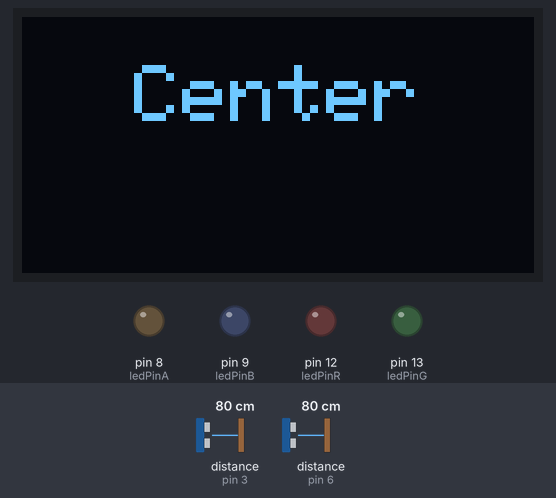
Recording of a sketch running on a simulated Arduino Uno, built with avr-gcc and run on an emulated ATmega328P. Parts: 128×64 one-colour display, output pins drawn as LEDs (lit = HIGH). Wiring (inferred from the names in the program): 2 × ultrasonic range finder: trigger pin 2, echo pin 3 / trigger pin 5, echo pin 6. The test bench sets the inputs (shaded band); at power-on: distance to the obstacle (sensors on pin 3, pin 6) 80 cm. The echo pulse lasts 58.3 µs per cm; pins used as bus, display or sensor lines are not drawn; what the sketch prints to the serial monitor is not drawn.

Above: at 1.3 s.
1.4 s: distance to the obstacle (sensor on pin 3) set to 54 cm
2.9 s: distance to the obstacle (sensor on pin 3) set to 47 cm
At 3.4 s:
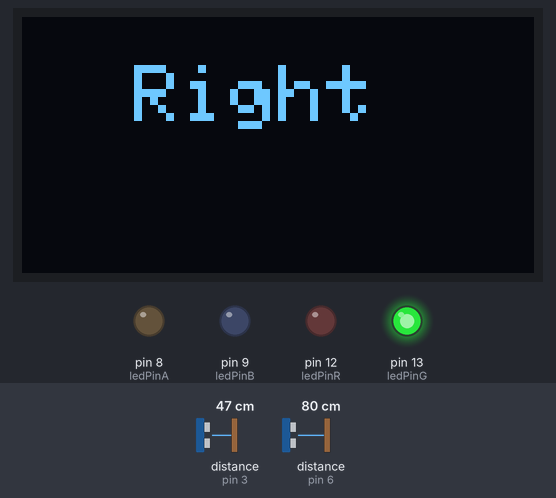
4.6 s: distance to the obstacle (sensor on pin 6) set to 56 cm
6.1 s: distance to the obstacle (sensor on pin 6) set to 49 cm
At 7.3 s:
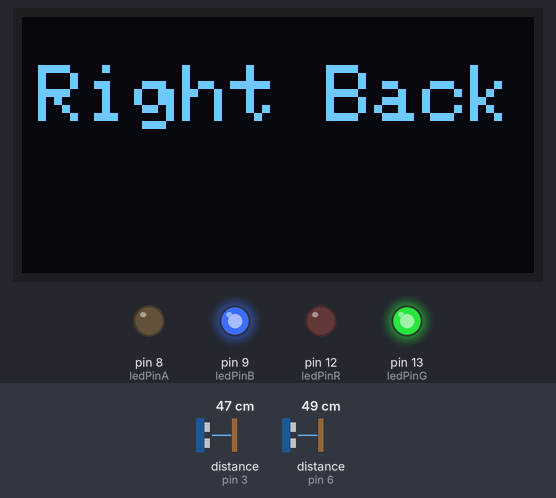
7.7 s: distance to the obstacle (sensor on pin 3) set to 17 cm
10.7 s: distance to the obstacle (sensor on pin 3) set to 14 cm
At 11.3 s:
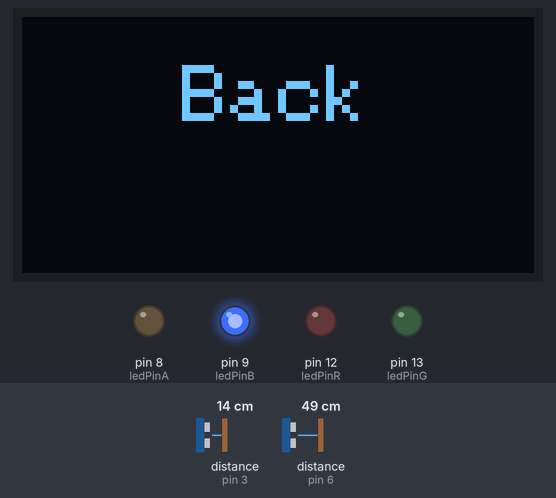
Timing chart, 0 to 13.3 s (numbered marks = the images above; inputs shaded):
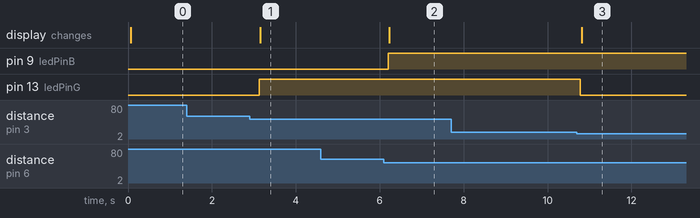

Measured:
- the behaviour switches between 52 and 51 cm on distance to the obstacle (sensor on pin 3) (found by bisection; images 0 and 1)
- the behaviour switches between 52 and 51 cm on distance to the obstacle (sensor on pin 6) (found by bisection; images 1 and 2)
- the behaviour switches between 16 and 15 cm on distance to the obstacle (sensor on pin 3) (found by bisection; images 2 and 3)
- after the input at 1.4 s, every drawn part: stays the same
- after the input at 2.9 s, pin 13 (ledPinG): LOW → HIGH after 0.23 s; the display: changes after 0.25 s (image 1)
- after the input at 4.6 s, every drawn part: stays the same
- after the input at 6.1 s, pin 9 (ledPinB): LOW → HIGH after 0.10 s; the display: changes after 0.13 s (image 2)
- after the input at 7.7 s, every drawn part: stays the same
- after the input at 10.7 s, pin 13 (ledPinG): HIGH → LOW after 0.08 s; the display: changes after 0.11 s (image 3)

The sketch:

GamingController.ino
```cpp
// OLED Setup (Copied from CPR Lab Handout)
#include <Adafruit_GFX.h>
#include <Adafruit_SSD1306.h>
#define SCREEN_ADDRESS 0x3C
#define DISPLAY_WIDTH 128
#define DISPLAY_HEIGHT 64
#define OLED_RESET -1
Adafruit_SSD1306 display(DISPLAY_WIDTH, DISPLAY_HEIGHT, &Wire, OLED_RESET);

// Pin definitions
const int trigPinLR = 2;  // Trigger pin for US-100 Ultrasonic Sensor
const int echoPinLR = 3;  // Echo pin for US-100 Ultrasonic Sensor
const int ledPinG = 13;   // Pin for the green LED
const int ledPinR = 12;   // Pin for the red LED

const int trigPinFB = 5;
const int echoPinFB = 6;
const int ledPinB = 9;
const int ledPinA = 8;

// Threshold values for distance detection
const int rightThreshold = 15;   // Distance (in cm) to register a "right" indication (green LED)
const int leftThreshold = 5;     // Distance (in cm) to register a "left" indication (red LED)
const int forwardThreshold = 5;  // Distance (in cm) to register a "forward" indication (amber LED)
const int backThreshold = 15;    // Distance (in cm) to register a "back" indication (blue LED)

// The following accounts for when head moves out of range of the sensor. Prevents improper display of direction
const int maxDist = 50;
const int maxRange = 150;  // Distance (in cm) that will prompt user to "Move into range" if exceeded

// String definition for OLED Efficiency
String lastDirection = "";

void setup() {
  Serial.begin(9600);  // Start serial communication at 9600 bps
  display.begin(SSD1306_SWITCHCAPVCC, SCREEN_ADDRESS);  // Initialize serial communication with the OLED display
  display.clearDisplay();                               // Clear buffer

  initPins();  // Call the function to initialize pin modes
}

void loop() {
  int distanceLR = measureDistance(trigPinLR, echoPinLR);
  int distanceFB = measureDistance(trigPinFB, echoPinFB);
  updateLEDs(distanceLR, distanceFB);

  // Print distances to the serial monitor
  Serial.print("LR Distance: ");
  Serial.print(distanceLR);
  Serial.print(" cm and FB Distance: ");
  Serial.print(distanceFB);
  Serial.println(" cm");

  delay(500);  // Delay before the next measurement cycle to reduce sensor noise
}

void initPins() {
  // Set pin modes for ultrasonic sensor and LEDs along the LR axis
  pinMode(trigPinLR, OUTPUT);  // Set the trigger pin as output for left/right
  pinMode(echoPinLR, INPUT);   // Set the echo pin as input for left/right
  pinMode(ledPinR, OUTPUT);    // Set the red LED pin as output
  pinMode(ledPinG, OUTPUT);    // Set the green LED pin as output

  // Set pin modes for ultrasonic sensor and LEDs along the FB axis
  pinMode(trigPinFB, OUTPUT);  // Set the trigger pin as output for front/back
  pinMode(echoPinFB, INPUT);   // Set the echo pin as input for front/back
  pinMode(ledPinB, OUTPUT);    // Set the blue LED pin as output
  pinMode(ledPinA, OUTPUT);    // Set the amber LED pin as output
}

int measureDistance(int trigPin, int echoPin) {
  // Trigger the ultrasonic pulse
  digitalWrite(trigPin, LOW);
  delayMicroseconds(2);  // Ensure clean high pulse
  digitalWrite(trigPin, HIGH);
  delayMicroseconds(10);  // Send 10us high pulse
  digitalWrite(trigPin, LOW);

  // Measure the duration of the echo pulse
  long duration = pulseIn(echoPin, HIGH);

  // Calculate the distance based on the duration of the echo
  int distance = duration * 0.034 / 2;  // Speed of sound wave divided by 2 (go and return)
  return distance;                      // Return the calculated distance
}

void updateLEDs(int distanceLR, int distanceFB) {
  String direction = "";  // Initialize an empty direction string

  // If both distances are greater than maxRange, display "Move into range"
  if (distanceLR > maxRange && distanceFB > maxRange) {
    display.clearDisplay();
    display.setTextSize(1);
    display.setTextColor(SSD1306_WHITE);
    display.setCursor(0, DISPLAY_HEIGHT / 2 - 10);  // Adjust vertical position
    display.println("Move into range");
    display.display();
    return;
  }

  // Determine Left/Right direction
  if (distanceLR <= leftThreshold) {
    digitalWrite(ledPinR, HIGH);
    direction += "Left";
  } else if (distanceLR >= rightThreshold && distanceLR <= maxDist) {
    digitalWrite(ledPinG, HIGH);
    direction += "Right";
  } else {
    // Turn off left and right LEDs if no condition is met
    digitalWrite(ledPinR, LOW);
    digitalWrite(ledPinG, LOW);
  }

  // Add space between directions if necessary
  if (direction.length() > 0) {
    direction += " ";
  }

  // Determine Front/Back direction
  if (distanceFB <= forwardThreshold) {
    digitalWrite(ledPinA, HIGH);
    direction += "Front";
  } else if (distanceFB >= backThreshold && distanceFB <= maxDist) {
    digitalWrite(ledPinB, HIGH);
    direction += "Back";
  } else {
    // Turn off front and back LEDs if no condition is met
    digitalWrite(ledPinA, LOW);
    digitalWrite(ledPinB, LOW);
  }

  // If no direction is determined, assume center
  if (direction.length() == 0) {
    direction = "Center";
  }

  displayDirection(direction);
}


void displayDirection(String direction) {
  // Only update the direction if it has changed
  if (direction != lastDirection) {
    display.clearDisplay();
    display.setTextSize(2);  // Set text size to 2, you can adjust this value for larger or smaller text
    display.setTextColor(SSD1306_WHITE);

    // Calculate the position to center the text horizontally
    int textWidth = direction.length() * 6 * 2;  // 6 pixels per character, multiplied by text size
    int xPos = (DISPLAY_WIDTH - textWidth) / 2;  // Calculate the x position to center the text

    display.setCursor(xPos, DISPLAY_HEIGHT / 2 - 20);  // Set the cursor position to center horizontally and vertically
    display.println(direction);

    display.display();

    lastDirection = direction;  // Update last direction
  }
}
```
